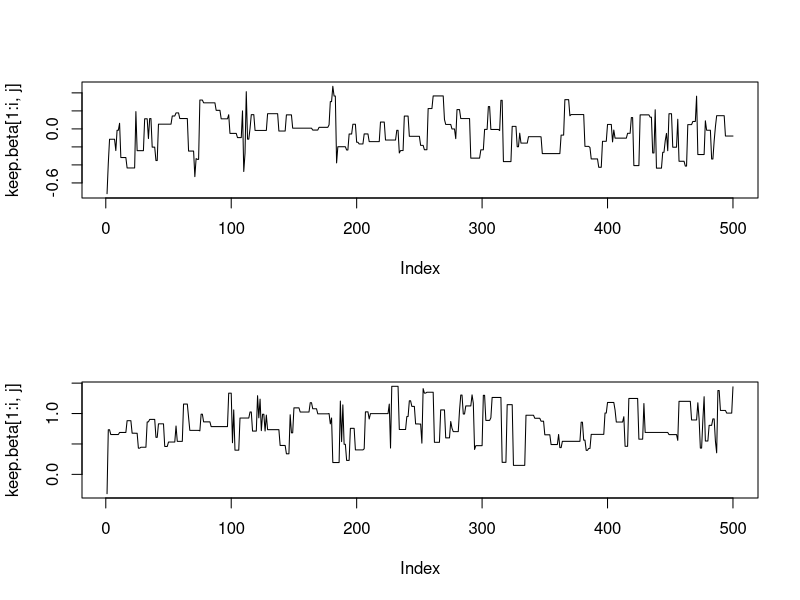
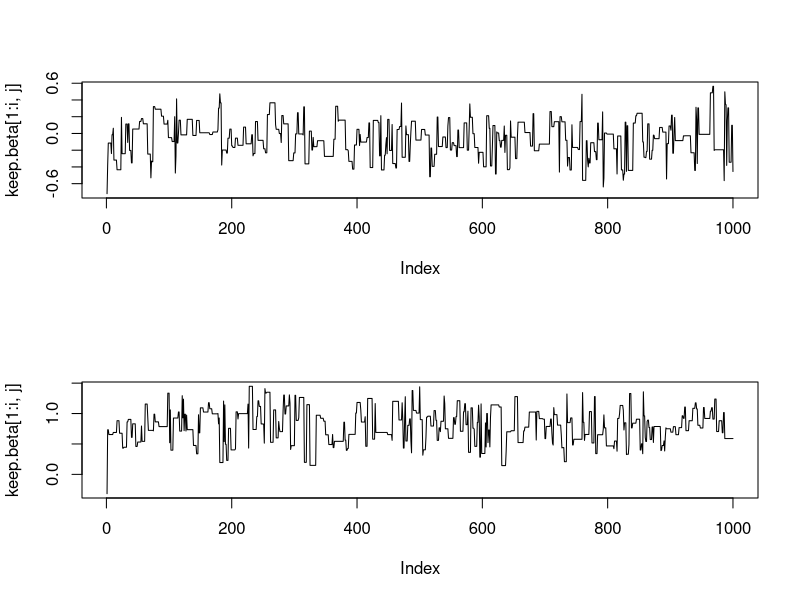
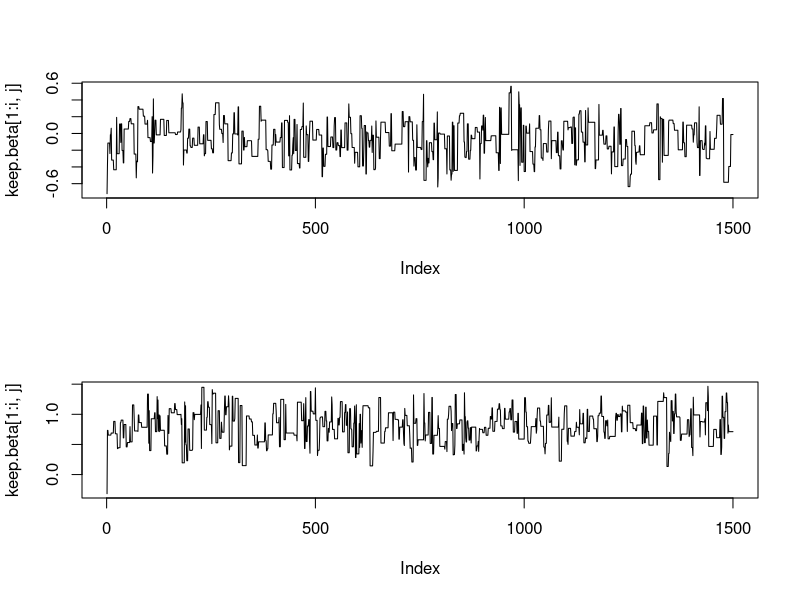
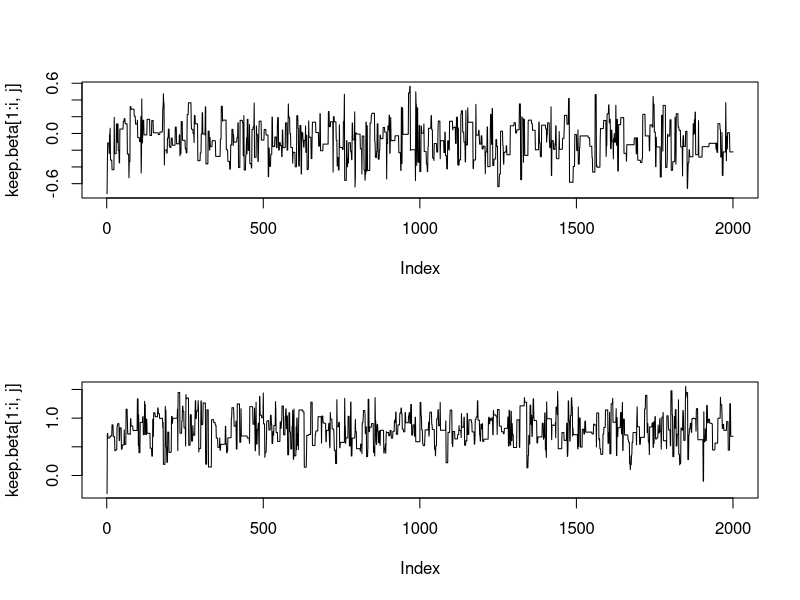
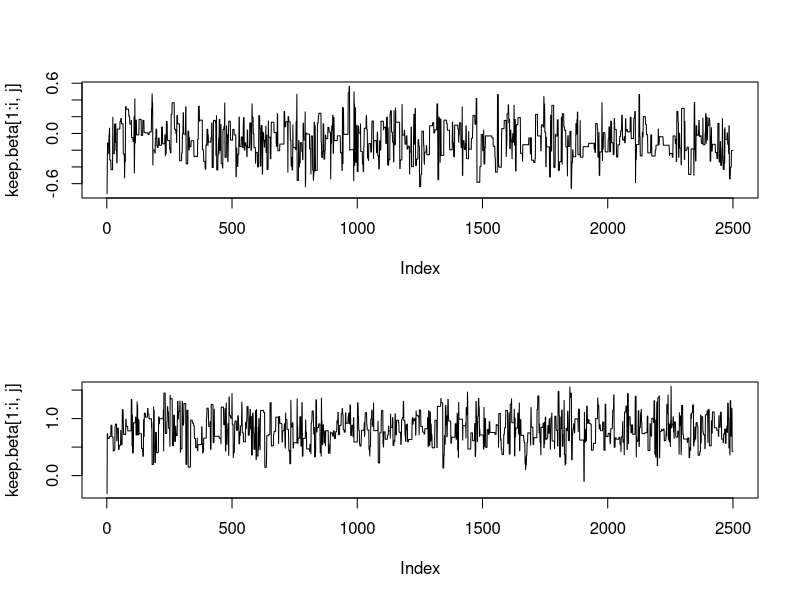
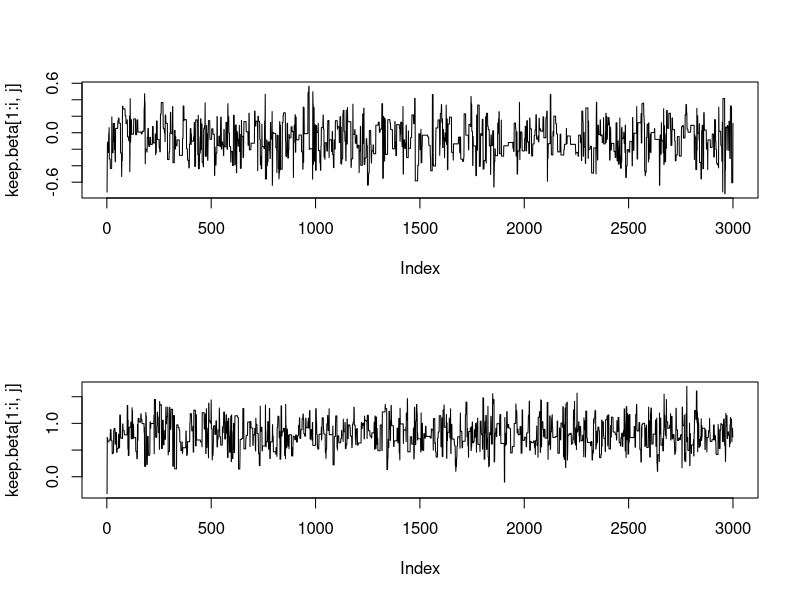
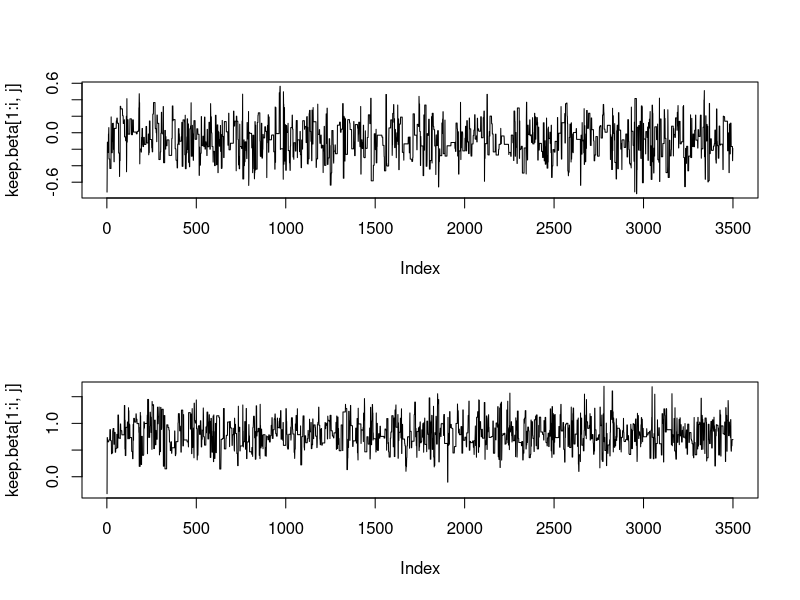
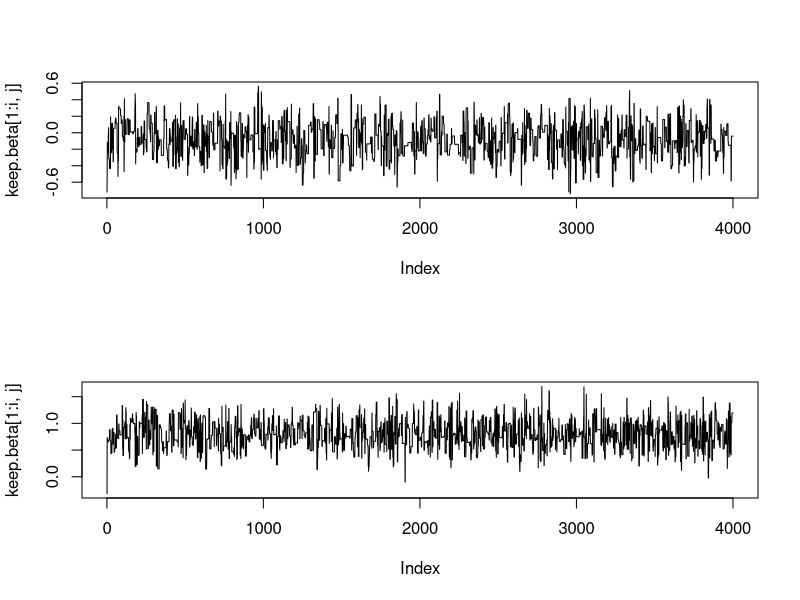

Write R code to recreate these figures, in order.
# http://www4.stat.ncsu.edu/~reich/st740/Logistic.R

post<-function(y,x,beta,prior.mn,prior.sd){
    #full joint posterior beta|y for the logistic regression model:
    xbeta<-x%*%beta
    xbeta<-ifelse(xbeta>10,10,xbeta)
    like<-prod(dbinom(y,1,exp(xbeta)/(1+exp(xbeta))))
    prior<-prod(dnorm(beta,prior.mn,prior.sd))
like*prior}

Bayes.logistic<-function(y,x,prior.mn=0,prior.sd=10,n.samples=10000,can.sd=1){
    #MCMC code for the model:
    #y[i]~Bern(p[i])
    #Logit(p[i])=x%*%beta
    #beta[j]~N(prior.mn,prior.sd)

    p<-ncol(x)

    #Initial values:
    beta<-rnorm(p,0,1)

    keep.beta<-matrix(0,n.samples,p)
    acc<-rep(0,p)

    for(i in 1:n.samples){

     #Update beta using MH sampling:
     for(j in 1:p){
       canbeta<-beta
       canbeta[j]<-rnorm(1,beta[j],can.sd)      #Draw candidate:
       R<-post(y,x,canbeta,prior.mn,prior.sd)/  #Compute acceptance ratio:
          post(y,x,beta,prior.mn,prior.sd)  
       U<-runif(1)                          
       if(U<R){                                 #Accept the candidate w/ prob min(R,1)
         beta<-canbeta
         acc[j]<-acc[j]+1
       }
     }
     keep.beta[i,]<-beta

     #Plot the results thus far:
     if(i%%500==0){
       par(mfrow=c(p,1))
       for(j in 1:p){plot(keep.beta[1:i,j],type="l")}
     }

   }
   #Return the posterior sample beta and the MC acceptance rates acc.rate:
list(beta=keep.beta,acc.rate=acc/n.samples)}

#Generate data:
set.seed(2008)
n<-100
x<-cbind(1,rnorm(n))
true.beta<-c(0,0.5)
true.p<-exp(x%*%true.beta)/(1+exp(x%*%true.beta))
y<-rbinom(n,1,true.p)

#fit the model
fit<-Bayes.logistic(y,x,n.samples=50000)

#Display results:
par(mfrow=c(1,2))
hist(fit$beta[1000:10000,1],main="Intercept",xlab=expression(beta[0]),breaks=50)
hist(fit$beta[1000:10000,2],main="Slope",xlab=expression(beta[1]),breaks=50)

print("Posterior mean/sd")
print(round(apply(fit$beta[1000:10000,],2,mean),3))
print(round(apply(fit$beta[1000:10000,],2,sd),3))

#Compare with glm:
print(summary(glm(y~x[,2],family="binomial")))

